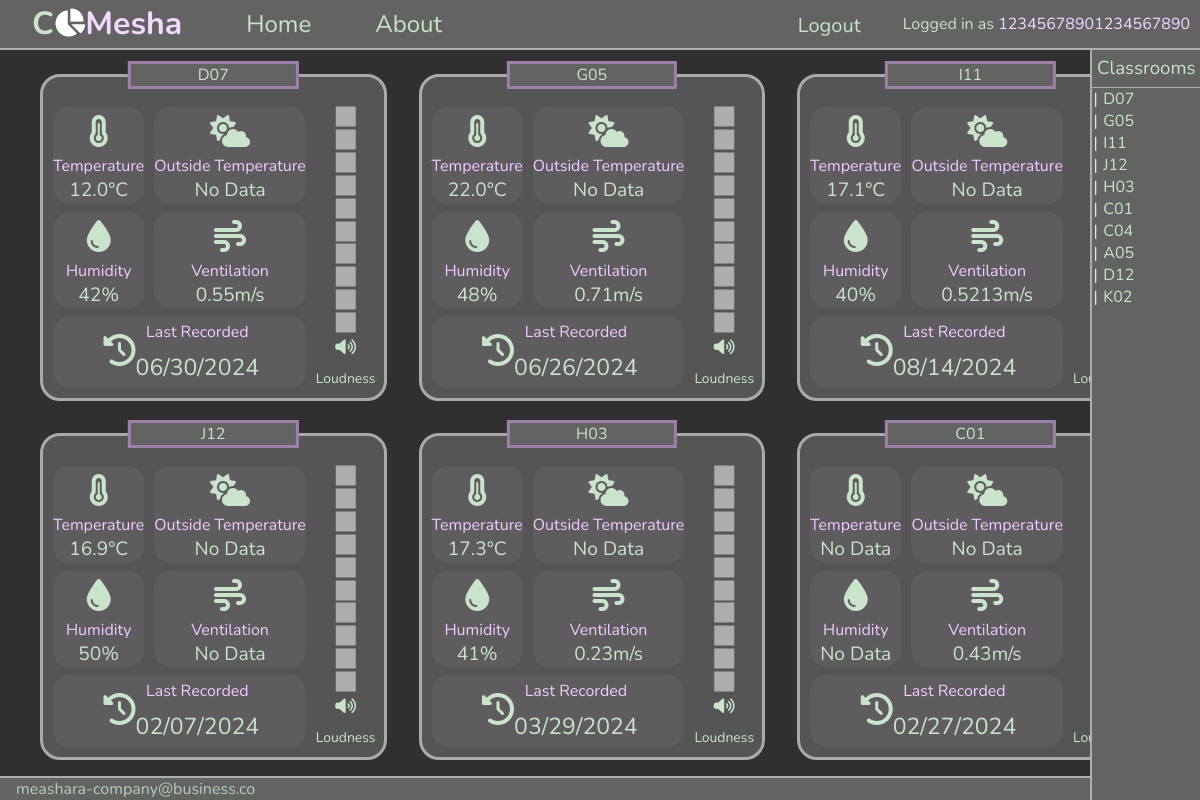
Screenshot of / (signed in) with the database file from the repository.
### database.py (models this page shows)
class Users(db.Model):
    __tablename__ = 'Users'
    ID = db.Column(db.Integer, primary_key=True, autoincrement=True)
    User = db.Column(db.Text)
    UserPassword = db.Column(db.Text)

class Classroom(db.Model):
    __tablename__ = 'Classrooms'
    ClassroomID = db.Column(db.Text, primary_key=True)
    Teachers = db.relationship('Teacher', secondary='TeacherClassrooms', backref='classrooms')

class TemperatureHumidityDatum(db.Model):
    __tablename__ = 'TemperatureHumidityData'
    ID = db.Column(db.Integer, primary_key=True)
    ClassroomID = db.Column(db.ForeignKey('Classrooms.ClassroomID'))
    TemperatureReading = db.Column(db.Float)
    HumidityReading = db.Column(db.Float)
    DateRecorded = db.Column(db.Text)
    Classroom = db.relationship('Classroom', primaryjoin='TemperatureHumidityDatum.ClassroomID == Classroom.ClassroomID', backref='temperature_humidity_data')

class AnemometerDatum(db.Model):
    __tablename__ = 'AnemometerData'
    ID = db.Column(db.Integer, primary_key=True)
    ClassroomID = db.Column(db.ForeignKey('Classrooms.ClassroomID'))
    AnemometerReading = db.Column(db.Float)
    DateRecorded = db.Column(db.Text)
    Classroom = db.relationship('Classroom', primaryjoin='AnemometerDatum.ClassroomID == Classroom.ClassroomID', backref='anemometer_data')

### server.py (the view)
@app.route("/")
def home():
    classrooms = Classroom.query.with_entities(
                    Classroom.ClassroomID).limit(6).all()
    complete_list = []
    for i in classrooms:
        temp_list = []
        temp_list.append(i[0])
        temperature = TemperatureHumidityDatum.query.filter_by(
            ClassroomID=i[0]).with_entities(
            TemperatureHumidityDatum.TemperatureReading).order_by(
                TemperatureHumidityDatum.DateRecorded).first()
        if not temperature:
            temperature = (False,)
        temp_list.append(temperature[0])
        humidity = TemperatureHumidityDatum.query.filter_by(
            ClassroomID=i[0]).with_entities(
            TemperatureHumidityDatum.HumidityReading).order_by(
                TemperatureHumidityDatum.DateRecorded).first()
        if not humidity:
            humidity = (False,)
        temp_list.append(humidity[0])
        loudness = LoudnessData.query.filter_by(
            ClassroomID=i[0]).with_entities(
            LoudnessData.LoudnessReading).order_by(
                LoudnessData.DateRecorded).first()
        if not loudness:
            loudness = (False,)
        temp_list.append(loudness[0])
        wind_speed = AnemometerDatum.query.filter_by(
            ClassroomID=i[0]).with_entities(
            AnemometerDatum.AnemometerReading).order_by(
                AnemometerDatum.DateRecorded).first()
        if not wind_speed:
            wind_speed = (False,)
        temp_list.append(wind_speed[0])
        wind_speed_date = db.select(AnemometerDatum.DateRecorded.label("DateRecorded")).where(
                AnemometerDatum.ClassroomID == i[0])
        loudness_date = db.select(LoudnessData.DateRecorded.label("DateRecorded")).where(
                LoudnessData.ClassroomID == i[0])
        temp_humid_date = db.select(TemperatureHumidityDatum.DateRecorded.label("DateRecorded")).where(
                TemperatureHumidityDatum.ClassroomID == i[0])
        union_date = db.union(
                wind_speed_date,
                loudness_date,
                temp_humid_date
            ).order_by(db.text('DateRecorded'))
        combined_query = union_date.subquery()
        union_result = db.select(combined_query).order_by(
                combined_query.c.DateRecorded.desc())
        result = db.session.execute(union_result).fetchone()
        datetime_convert = dt.strptime(str(result[0]), "%Y-%m-%d")
        temp_list.append(datetime_convert.strftime("%m/%d/%Y"))
        complete_list.append(temp_list)
    return (render_template("pages/main.html", giga_list=complete_list))

### server.py (called while the page is built)
@login_manager.user_loader
def user_loader(user_id):
    query_user = DB_Users.query.filter_by(
                    ID=user_id).with_entities(
                        DB_Users.ID, DB_Users.User, DB_Users.UserPassword).first()
    if query_user:
        return User(int(query_user[0]), query_user[1], query_user[2])
    else:
        return None

### templates/pages/main.html
{% extends 'layout.html' %}
{% block content %}
<div class="classroom-grid-container">
    {% for i in giga_list %}
    <div class="classroom-grid-items">
        <a href="classroom/{{i[0]}}"  class="classroom-grid-title">
            <div>{{i[0]}}</div>
        </a>
        <ul>
            <li class="temp">
                 <i class="fa-solid fa-temperature-three-quarters fa-2xl"></i>
                 <small class="icon-text">Temperature</small>
                 {% if i[1] %}
                 <div>{{i[1]}}°C</div>
                 {% else %}
                 <div>No Data</div>
                 {% endif %}
            </li>
            <li class="outTemp">
                <i class="fa-solid fa-cloud-sun fa-2xl"></i>
                <small class="icon-text">Outside Temperature</small>
                <div>No Data</div>
            </li>
            <li class="humidity">
                <i class="fa-solid fa-droplet fa-2xl"></i>
                <small class="icon-text">Humidity</small>
                {% if i[2] %}
                <div>{{((i[2]*100)|string)[:-2]}}%</div>
                {% else %}
                <div>No Data</div>
                {% endif %}
            </li>
            <li class="windSpeed">
                <i class="fa-solid fa-wind fa-2xl"></i>
                <small class="icon-text">Ventilation</small>
                {% if i[4] %}
                <div>{{i[4]}}m/s</div>
                {% else %}
                <div>No Data</div>
                {% endif %}
            </li>
            <li class="date">
                <div class="date-grid">
                    <i class="fa-solid fa-clock-rotate-left"></i>
                    <small class="icon-text"> Last Recorded </small>
                    <div class="date-text"> {{i[5]}} </div>
                </div>
            </li>
            <li class="sound">
                <div class="sound-meter">
                    <i class="fa-solid fa-square-full"></i>
                    <i class="fa-solid fa-square-full"></i>
                    <i class="fa-solid fa-square-full"></i>
                    <i class="fa-solid fa-square-full"></i>
                    <i class="fa-solid fa-square-full"></i>
                    <i class="fa-solid fa-square-full"></i>
                    <i class="fa-solid fa-square-full"></i>
                    <i class="fa-solid fa-square-full"></i>
                    <i class="fa-solid fa-square-full"></i>
                    <i class="fa-solid fa-square-full"></i>
                    <div class="sound-db">
                        <i class="fa-solid fa-volume-high"></i>
                        <small class="icon-text">Loudness</small>
                    </div>
                </div>
            </li>
        </ul>
    </div>
    {% endfor %}
</div>
{% endblock %}

### templates/nav.html
<ul>
    <li><a href="/" class="nav-buttons">Home</a></li>
    <li><a href="/about" class="nav-buttons">About</a></li>
    <li id="nav-seperator"> </li>
    {% if current_user.username %}
    <li id="logout"><a href="/logout" class="nav-buttons" style="margin-right: 10px;"><small>Logout</small></a> </li>
    <li id="username"> Logged in as <span style="color:#F3D8FF;" >{{ current_user.username }}</span> </li>
    {% else %}
    <li><a href="/login" class="login-button nav-buttons"> Login </a></li>
    <li><a href="/register" class="register-button nav-buttons"> Register </a></li>
    {% endif %}
</ul>

### templates/sidebar.html
<h3 id="classroom-header"> Classrooms </h3>
<ul class="classroom-list">
{% for classroom in classrooms %}
    <li class="classroom-list-items"> <a href="/classroom/{{classroom}}"> {{classroom}} </a> </li>
{% endfor %}
</ul>

### rows the page displays
Users: username "12345678901234567890"
Classroom: ClassroomID "D07", ClassroomID "D07"
TemperatureHumidityDatum: TemperatureReading "12.0", ((i[2]*100)|string)[:-2] "42"
AnemometerDatum: AnemometerReading "0.55"
Classroom: ClassroomID "G05", ClassroomID "G05"
TemperatureHumidityDatum: TemperatureReading "22.0", ((i[2]*100)|string)[:-2] "48"
AnemometerDatum: AnemometerReading "0.71"
Classroom: ClassroomID "I11", ClassroomID "I11"
TemperatureHumidityDatum: TemperatureReading "17.1", ((i[2]*100)|string)[:-2] "40"
AnemometerDatum: AnemometerReading "0.5213"
Classroom: ClassroomID "J12", ClassroomID "J12"
TemperatureHumidityDatum: TemperatureReading "16.9", ((i[2]*100)|string)[:-2] "50"
Classroom: ClassroomID "H03", ClassroomID "H03"
TemperatureHumidityDatum: TemperatureReading "17.3", ((i[2]*100)|string)[:-2] "41"
AnemometerDatum: AnemometerReading "0.23"
Classroom: ClassroomID "C01", ClassroomID "C01"
AnemometerDatum: AnemometerReading "0.43"
Classroom: ClassroomID "C04"
Classroom: ClassroomID "A05"
Classroom: ClassroomID "D12"
Classroom: ClassroomID "K02"

### other values shown
{{ i[5] }} "06/30/2024" "06/26/2024" "08/14/2024" "02/07/2024" "03/29/2024" "02/27/2024"
